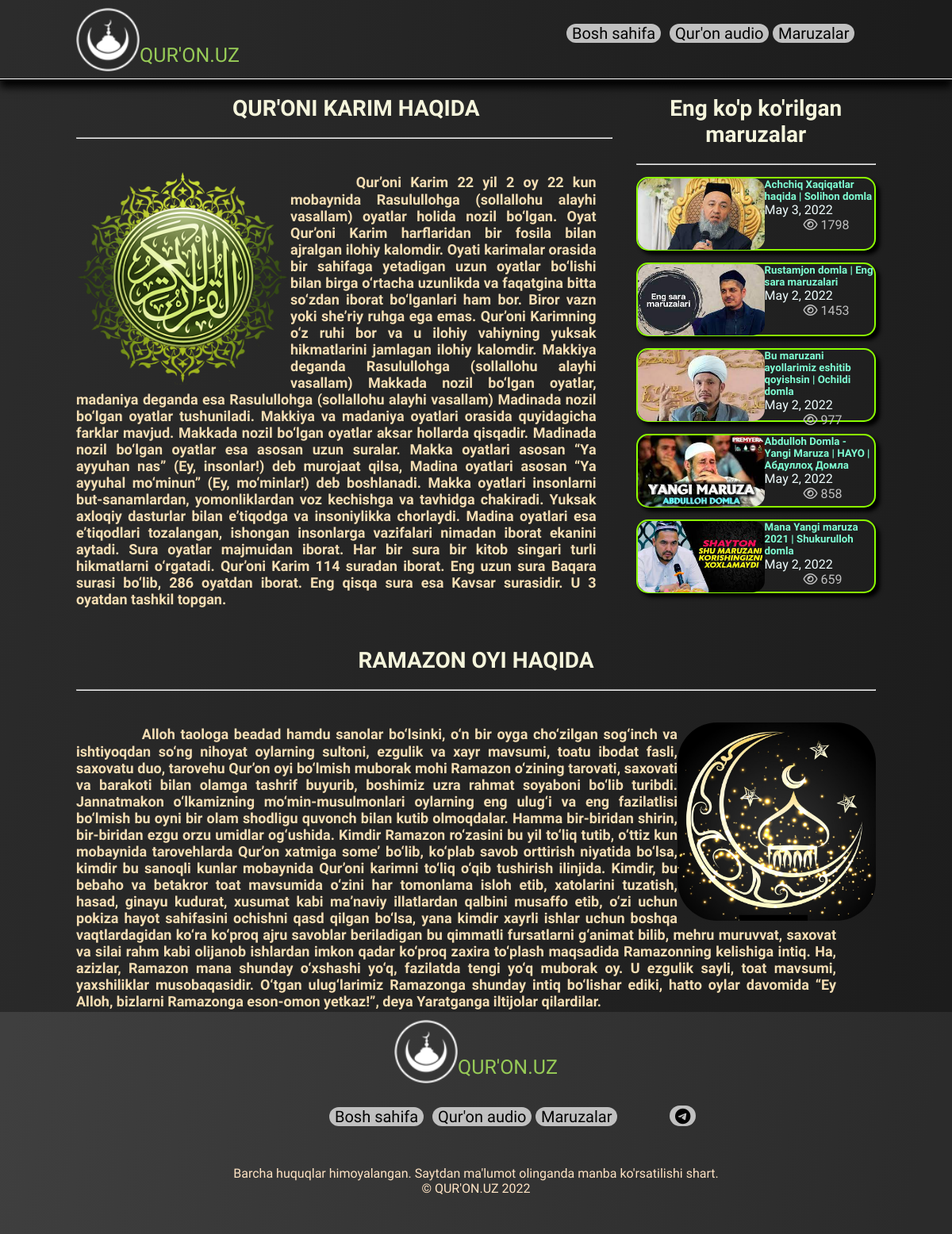
The app's page /, older data.
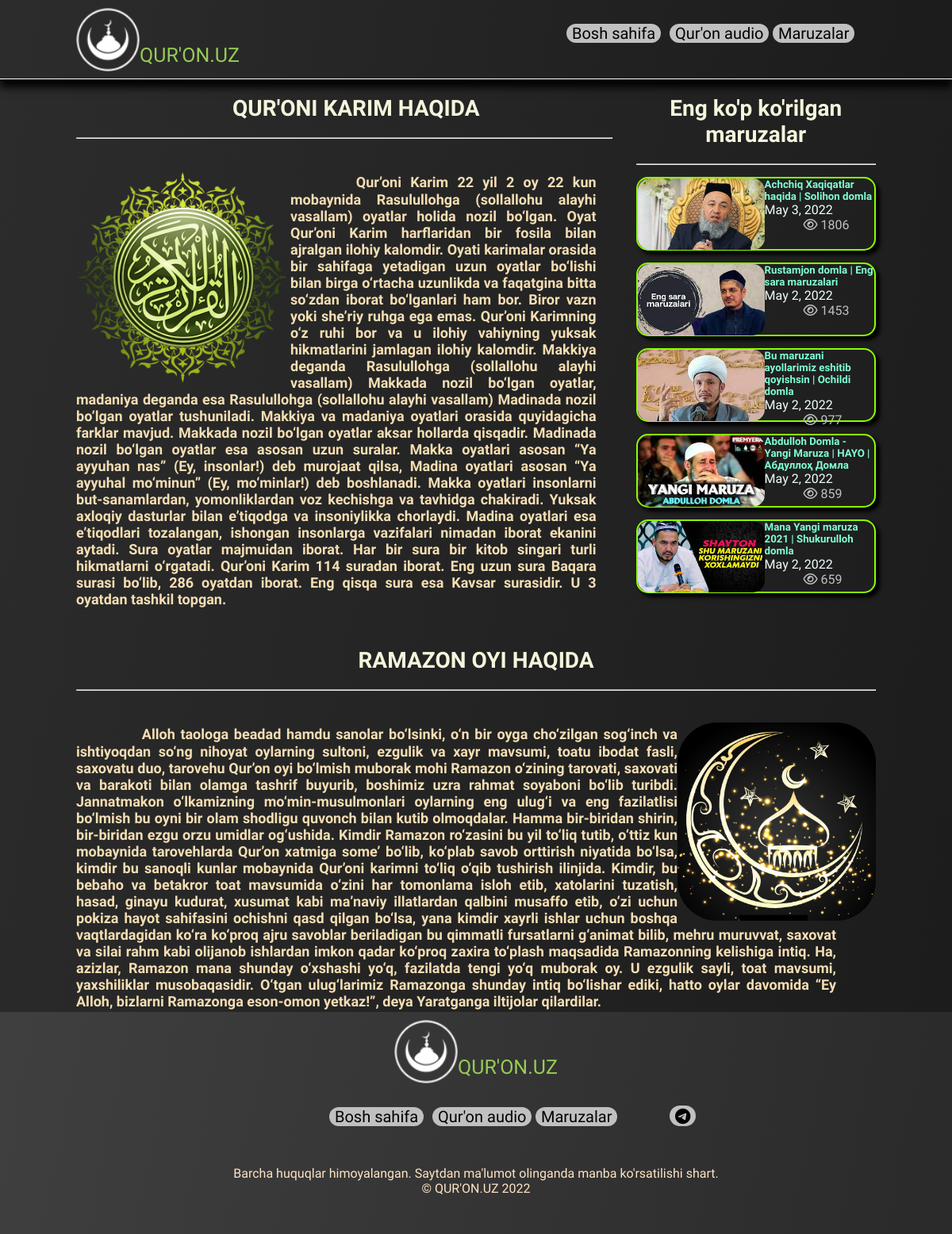
The same page, newer data.
### quronuz/models.py (models this page shows, shortened)
class Maruza(models.Model):
    url_video = models.URLField('Video URL' ,max_length=100)
    popular = models.IntegerField('Ko\'rilganlar soni' ,default=0)
    image = models.ImageField('Rasm' ,upload_to='maruzaimg/')
    title = models.CharField('Sarlavha', max_length=150)
    date = models.DateField(default=timezone.now)
    slug = models.SlugField('Slug' ,max_length=200)
    domla = models.ForeignKey(Domla , on_delete=models.CASCADE, null=True)
    class Meta:
        verbose_name = 'Maruza'
        verbose_name_plural = 'Maruzalar'
    def get_absolute_url(self):
        return f"/maruza/{self.slug}"

### quronuz/views.py (the view)
# urls.py: path('' , views.base , name='base'),
def base(request):
    maruzas = Maruza.objects.order_by('-popular')[:5]
    return render(request , 'base.html' , {'maruzass':maruzas})

### template/base.html (shortened to what this page needs)
{% load static %}
<!DOCTYPE html>
<html lang="en">
<head>
    <link rel="stylesheet" href="{% static '/css/style.css' %}">
    <link rel="stylesheet" href="https://cdnjs.cloudflare.com/ajax/libs/font-awesome/6.1.1/css/all.min.css">
</head>
<body>
    <header id="header">
            <div class="logo">
                <a href="{%url 'base'%}">
                    <img src="{% static 'image/masjid.png' %}">
                    <p>QUR'ON.UZ</p>
                </a>
            </div>
            <ul class="header-link">
                    <li><a class="active" href="{% url 'base' %}">Bosh sahifa</a></li>
                    <li><a class="active" href="{% url 'qories' %}">Qur'on audio</a></li>
                    <li><a class="active" href="{% url 'domlalar' %}">Maruzalar</a></li>
            </ul>
    </header>
    {% block content %}
    <nav>
        <div class="nav-left">
            <h1>QUR'ONI KARIM HAQIDA</h1> <hr style="margin-top: 20px; margin-right: 30px;">
            <div class="nav-box">
                <img src="{%static 'image/nav.png'%}" alt="">
                <h3>
                    ㅤㅤㅤㅤㅤQur’oni Karim 22 yil 2 oy 22 kun mobaynida Rasulullohga (sollallohu alayhi vasallam) oyatlar holida nozil bo‘lgan. Oyat Qur’oni Karim harflaridan bir fosila bilan ajralgan ilohiy kalomdir. Oyati karimalar orasida bir sahifaga yetadigan uzun oyatlar bo‘lishi bilan birga o‘rtacha uzunlikda va faqatgina bitta so‘zdan iborat bo‘lganlari ham bor. Biror vazn yoki she’riy ruhga ega emas. Qur’oni Karimning o‘z ruhi bor va u ilohiy vahiyning yuksak hikmatlarini jamlagan ilohiy kalomdir.
                    Makkiya deganda Rasulullohga (sollallohu alayhi vasallam) Makkada nozil bo‘lgan oyatlar, madaniya deganda esa Rasulullohga (sollallohu alayhi vasallam) Madinada nozil bo‘lgan oyatlar tushuniladi. Makkiya va madaniya oyatlari orasida quyidagicha farklar mavjud.
                    Makkada nozil bo‘lgan oyatlar aksar hollarda qisqadir. Madinada nozil bo‘lgan oyatlar esa asosan uzun suralar. Makka oyatlari asosan “Ya ayyuhan nas” (Ey, insonlar!) deb murojaat qilsa, Madina oyatlari asosan “Ya ayyuhal mo‘minun” (Ey, mo‘minlar!) deb boshlanadi.
                    Makka oyatlari insonlarni but-sanamlardan, yomonliklardan voz kechishga va tavhidga chakiradi. Yuksak axloqiy dasturlar bilan e’tiqodga va insoniylikka chorlaydi. Madina oyatlari esa e’tiqodlari tozalangan, ishongan insonlarga vazifalari nimadan iborat ekanini aytadi.
                    Sura oyatlar majmuidan iborat. Har bir sura bir kitob singari turli hikmatlarni o‘rgatadi.
                    Qur’oni Karim 114 suradan iborat. Eng uzun sura Baqara surasi bo‘lib, 286 oyatdan iborat. Eng qisqa sura esa Kavsar surasidir. U 3 oyatdan tashkil topgan.
                </h3>
            </div>
        </div>
        <div class="nav-right">
            <h1>Eng ko'p ko'rilgan maruzalar</h1>
            <hr>
            {% for maruzas in maruzass %}
        <div class="maruza-base">
            <a href="{{ maruzas.get_absolute_url }}">
                <img  src="{{ maruzas.image.url }}" alt="img">
                <h5 style="color: aquamarine;">{{ maruzas.title }}</h5>
                <div class="easy">
                    <p>{{ maruzas.date }}</p>
                    <p style="color: silver; margin-left: 70%;"><i class="fa-regular fa-eye"></i> {{ maruzas.popular }}</p>
                </div>
            </a>
        </div>
        {% endfor %}
        </div>
    </nav>
    <section>
        <h1>RAMAZON OYI HAQIDA</h1> <hr style="margin-top: 20px;">
            <div class="nav-box">
                <img style="float: right; width: 250px; height: 250px; border-radius: 20%; " src="{%static 'image/Ramadan-kareem-.jpg'%}" alt="">
                <h3>
                    ㅤㅤㅤㅤㅤAlloh taologa beadad hamdu sanolar bo‘lsinki, o‘n bir oyga cho‘zilgan sog‘inch va ishtiyoqdan so‘ng nihoyat oylarning sultoni, ezgulik va xayr mavsumi, toatu ibodat fasli, saxovatu duo, tarovehu Qur’on oyi bo‘lmish muborak mohi Ramazon o‘zining tarovati, saxovati va barakoti bilan olamga tashrif buyurib, boshimiz uzra rahmat soyaboni bo‘lib turibdi.
                    Jannatmakon o‘lkamizning mo‘min-musulmonlari oylarning eng ulug‘i va eng fazilatlisi bo‘lmish bu oyni bir olam shodligu quvonch bilan kutib olmoqdalar. Hamma bir-biridan shirin, bir-biridan ezgu orzu umidlar og‘ushida. Kimdir Ramazon ro‘zasini bu yil to‘liq tutib, o‘ttiz kun mobaynida tarovehlarda Qur’on xatmiga some’ bo‘lib, ko‘plab savob orttirish niyatida bo‘lsa, kimdir bu sanoqli kunlar mobaynida Qur’oni karimni to‘liq o‘qib tushirish ilinjida. Kimdir, bu bebaho va betakror toat mavsumida o‘zini har tomonlama isloh etib, xatolarini tuzatish, hasad, ginayu kudurat, xusumat kabi ma’naviy illatlardan qalbini musaffo etib, o‘zi uchun pokiza hayot sahifasini ochishni qasd qilgan bo‘lsa, yana kimdir xayrli ishlar uchun boshqa vaqtlardagidan ko‘ra ko‘proq ajru savoblar beriladigan bu qimmatli fursatlarni g‘animat bilib, mehru muruvvat, saxovat va silai rahm kabi olijanob ishlardan imkon qadar ko‘proq zaxira to‘plash maqsadida Ramazonning kelishiga intiq.
                    Ha, azizlar, Ramazon mana shunday o‘xshashi yo‘q, fazilatda tengi yo‘q muborak oy. U ezgulik sayli, toat mavsumi, yaxshiliklar musobaqasidir. O‘tgan ulug‘larimiz Ramazonga shunday intiq bo‘lishar ediki, hatto oylar davomida “Ey Alloh, bizlarni Ramazonga eson-omon yetkaz!”, deya Yaratganga iltijolar qilardilar.
                </h3>
    </section>
    {% endblock content %}
    <footer>
        <div class="logo" style="justify-content: center; display: flex;">
            <a href="{% url 'base' %}">
                <img src="{% static 'image/masjid.png' %}">
                <p>QUR'ON.UZ</p>
            </a>
        </div>
        <ul class="header-link" style="justify-content: center; margin-left: 150px;">
                <li><a class="active" href="{% url 'base' %}">Bosh sahifa</a></li>
                <li><a class="active" href="{% url 'qories' %}">Qur'on audio</a></li>
                <li><a class="active" href="{% url 'domlalar' %}">Maruzalar</a></li>
                <li><a style="padding-top: 2px; margin-left: 30%;" href="https://t.me/RevgariyUZ"><i class="fa-brands fa-telegram"></i></a></li>
        </ul>
        <p align="center" style="margin-top: 50px; color: bisque;">Barcha huquqlar himoyalangan. Saytdan ma'lumot olinganda manba ko'rsatilishi shart.</p>
        <p align="center" style="color: bisque;">© QUR'ON.UZ 2022</p>
    </footer>
</body>
</html>

### static/css/style.css (style rules this page uses)
* { margin: 0; padding: 0; box-sizing: border-box; font-family: 'Rajdhani', sans-serif; }
header { width: 100%; height: 100px; box-shadow: 0px 10px 10px black; padding: 0 8% 0 8% ; border-bottom: 1px solid #fff; display: flex; justify-content: space-between; position: fixed; background: linear-gradient(101.56deg, #2C2C2C 1.56%, #1C1C1C 95.55%); z-index: 3; }
.logo a { display: flex; text-decoration: none; }
.logo img { width: 80px; margin-left: 0px; margin-top: 10px; padding: -10px; }
.logo p { font-size: 25px; list-style: none; color:#97cb57; margin-top: 55px; }
.header-link { display: flex; }
.header-link li { width: 130px; list-style: none; margin-top: 30px; }
.header-link li a { text-decoration: none; font-size: 20px; background: silver; border-radius: 15px; padding: 0 7px; z-index: 0; color: black; }
nav { padding: 120px 8% 0 8%; width: 100%; display: flex; }
.nav-left { width: 70%; }
.nav-left h1 { font-size: 28px; color: beige; text-align: center; }
.nav-box { margin-top: 40px; width: 100%; height: auto; }
.nav-box img { width: 270px; height: 270px; float: left; }
.nav-box h3 { color: wheat; font-size: 18px; text-align: justify ; margin-right: 50px; }
.nav-right { width: 30%; }
.nav-right h1 { font-size: 28px; color: beige; text-align: center; }
.nav-right hr { margin-top: 20px; }
section { width: 100%; height: 460px; padding: 0 8%; }
section h1 { font-size: 28px; color: beige; text-align: center; margin-top: 50px; }
.maruza-base { border: 2px solid #8cff00; border-radius: 15px; margin-top: 15px; width: 100%; height: 93px; box-shadow: 5px 5px 5px black; }
.maruza-base a { text-decoration: none; color: azure; }
.maruza-base a img { width: 160px; float: left; border-radius: 15px; }
footer { width: 100%; height: 280px; background: linear-gradient(101.56deg, #3f3f3f 1.56%, #2b2b2b 95.55%); padding: 0 auto 0 auto; }

### template/base.html (style rules this page uses)
body { background: linear-gradient(101.56deg, #2C2C2C 1.56%, #1C1C1C 95.55%); }

Row changes from the older to the newer data that the page shows:
changed Maruza "May 3, 2022": popular "1798" → "1806"
changed Maruza "Abdulloh Domla - Yangi Maruza | HAYO | Абдуллоҳ Домла": popular "858" → "859"
